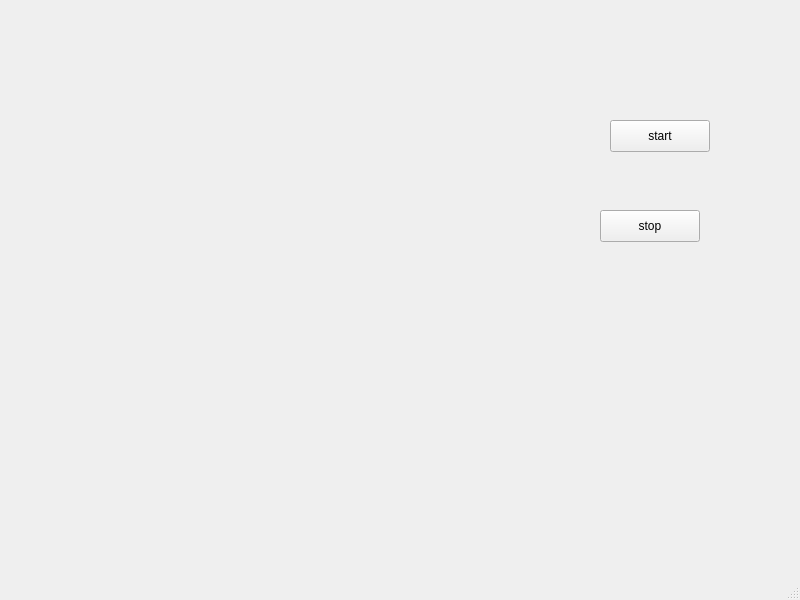
<?xml version="1.0" encoding="UTF-8"?>
<ui version="4.0">
 <class>MainWindow</class>
 <widget class="QMainWindow" name="MainWindow">
  <property name="geometry">
   <rect>
    <x>0</x>
    <y>0</y>
    <width>800</width>
    <height>600</height>
   </rect>
  </property>
  <property name="windowTitle">
   <string>MainWindow</string>
  </property>
  <widget class="QWidget" name="centralwidget">
   <widget class="QPushButton" name="startButton">
    <property name="geometry">
     <rect>
      <x>610</x>
      <y>120</y>
      <width>100</width>
      <height>32</height>
     </rect>
    </property>
    <property name="text">
     <string>start</string>
    </property>
   </widget>
   <widget class="QPushButton" name="stopButton">
    <property name="geometry">
     <rect>
      <x>600</x>
      <y>210</y>
      <width>100</width>
      <height>32</height>
     </rect>
    </property>
    <property name="text">
     <string>stop</string>
    </property>
   </widget>
  </widget>
  <widget class="QMenuBar" name="menubar">
   <property name="geometry">
    <rect>
     <x>0</x>
     <y>0</y>
     <width>800</width>
     <height>24</height>
    </rect>
   </property>
  </widget>
  <widget class="QStatusBar" name="statusbar"/>
 </widget>
 <resources/>
 <connections/>
</ui>
